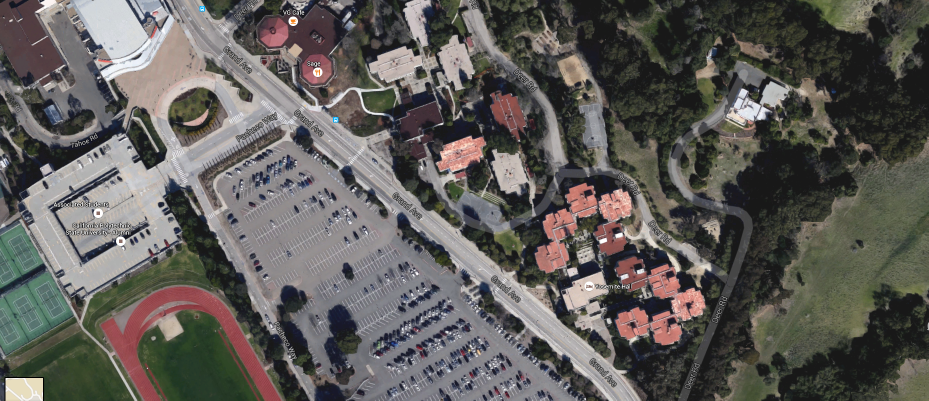
%> input picture ImageDemo/area2.tif, 1857 x 801 px (shown at 1/2 size)
$ octave execute.m   (GNU Octave 9; MATLAB toolbox functions it lacks are replaced by stand-ins)
%> lines starting %> are read from the running program, lines starting %| are printed output that depends on the picture
### ImageDemo/segmentImage.m
function quads = segmentImage(image)
    % Input is an image on Gray Scale.
    %
    % Returs 5 quadrants of the image.
    % Author: Bharat Singh

    fprintf('Starting Image Segmentation ... \n');

    % Dimensions of the Image
    dim = size(image);

    % Initializing return variable
    quads = zeros(dim(1)/2, dim(2)/2, 5, 'uint8');

    % Setting each of the five quadrants
    quads(:, :, 1) = image(1:(dim(1)/2), 1:(dim(2)/2));
    quads(:, :, 2) = image(1:(dim(1)/2), ((dim(2)/2)+1):dim(2));
    quads(:, :, 3) = image(((dim(1)/4)+1):(3* dim(1)/4), ((dim(2)/4)+1):(3* dim(2)/4));
    quads(:, :, 4) = image(((dim(1)/2)+1):dim(1), 1:(dim(2)/2));
    quads(:, :, 5) = image(((dim(1)/2)+1):dim(1), ((dim(2)/2)+1):dim(2));

### ImageDemo/learnSVMClassifier.m
function SVMStruct = learnSVMClassifier()

    % Training SVM Classifier
    folderForest = 'C:/Bharat/Masters Material/GIT Repo/ImageDeepLearning/ImageDemo/Images/forest/';
    folderAgri = 'C:/Bharat/Masters Material/GIT Repo/ImageDeepLearning/ImageDemo/Images/agricultural/';
    folderTennis = 'C:/Bharat/Masters Material/GIT Repo/ImageDeepLearning/ImageDemo/Images/tenniscourt/';
    folderParking = 'C:/Bharat/Masters Material/GIT Repo/ImageDeepLearning/ImageDemo/Images/parkinglot/';
    folderRiver = 'C:/Bharat/Masters Material/GIT Repo/ImageDeepLearning/ImageDemo/Images/river/';
    folderIntersection = 'C:/Bharat/Masters Material/GIT Repo/ImageDeepLearning/ImageDemo/Images/intersection/';
    folderResi = 'C:/Bharat/Masters Material/GIT Repo/ImageDeepLearning/ImageDemo/Images/denseresidential/';

    imagefilesForest = dir([folderForest '*.tif']);
    imagefilesAgri = dir([folderAgri '*.tif']);
    imagefilesTennis = dir([folderTennis '*.tif']);
    imagefilesParking = dir([folderParking '*.tif']);
    imagefilesRiver = dir([folderRiver '*.tif']);
    imagefilesIntersection = dir([folderIntersection '*.tif']);
    imagefilesResi = dir([folderResi '*.tif']);

    nfiles = 630;

    i = 1;
    for j = 1:90
        currentfilename = imagefilesForest(j).name;
        currentimage = imread([folderForest currentfilename]);
        images{i} = currentimage;
        images{i} = im2double(images{i});
        images{i} = rgb2gray(images{i});
        images{i} = imresize(images{i},[200 200]);
        images{i} = edge(images{i},'Canny');
        images{i} = reshape(images{i}', 1, size(images{i},1)*size(images{i},2));
        i = i + 1;
    end

    for j = 1:90
        currentfilename = imagefilesAgri(j).name;
        currentimage = imread([folderAgri currentfilename]);
        images{i} = currentimage;
        images{i} = im2double(images{i});
        images{i} = rgb2gray(images{i});
        images{i} = imresize(images{i},[200 200]);
        images{i} = edge(images{i},'Canny');
        images{i} = reshape(images{i}', 1, size(images{i},1)*size(images{i},2));
        i = i + 1;
    end

    for j = 1:90
        currentfilename = imagefilesTennis(j).name;
        currentimage = imread([folderTennis currentfilename]);
        images{i} = currentimage;
        images{i} = im2double(images{i});
        images{i} = rgb2gray(images{i});
        images{i} = imresize(images{i},[200 200]);
        images{i} = edge(images{i},'Canny');
        images{i} = reshape(images{i}', 1, size(images{i},1)*size(images{i},2));
        i = i + 1;
    end

    for j = 1:90
        currentfilename = imagefilesParking(j).name;
        currentimage = imread([folderParking currentfilename]);
        images{i} = currentimage;
        images{i} = im2double(images{i});
        images{i} = rgb2gray(images{i});
        images{i} = imresize(images{i},[200 200]);
        images{i} = edge(images{i},'Canny');
        images{i} = reshape(images{i}', 1, size(images{i},1)*size(images{i},2));
        i = i + 1;
    end

    for j = 1:90
        currentfilename = imagefilesRiver(j).name;
        currentimage = imread([folderRiver currentfilename]);
        images{i} = currentimage;
        images{i} = im2double(images{i});
        images{i} = rgb2gray(images{i});
        images{i} = imresize(images{i},[200 200]);
        images{i} = edge(images{i},'Canny');
        images{i} = reshape(images{i}', 1, size(images{i},1)*size(images{i},2));
        i = i + 1;
    end

    for j = 1:90
        currentfilename = imagefilesIntersection(j).name;
        currentimage = imread([folderIntersection currentfilename]);
        images{i} = currentimage;
        images{i} = im2double(images{i});
        images{i} = rgb2gray(images{i});
        images{i} = imresize(images{i},[200 200]);
        images{i} = edge(images{i},'Canny');
        images{i} = reshape(images{i}', 1, size(images{i},1)*size(images{i},2));
        i = i + 1;
    end

    for j = 1:90
        currentfilename = imagefilesResi(j).name;
        currentimage = imread([folderResi currentfilename]);
        images{i} = currentimage;
        images{i} = im2double(images{i});
        images{i} = rgb2gray(images{i});
        images{i} = imresize(images{i},[200 200]);
        images{i} = edge(images{i},'Canny');
        images{i} = reshape(images{i}', 1, size(images{i},1)*size(images{i},2));
        i = i + 1;
    end

    trainData = zeros(nfiles, 40000);

    for ii=1:nfiles
        trainData(ii,:) = images{ii};
    end

    a = ones(1, 90);
    b = ones(1, 540);
    b = b * -1;
    class = [a b];
    SVMStruct = svmtrain (trainData, class);

### ImageDemo/execute.m
%% Large Scale Zoomed Out Image - Manupulation

% Author : Bharat Singh

% Initialization
clear ; close all; clc

fprintf('Loading Image ... \n');
image = imread('area2.tif');
image = rgb2gray(image(1:800,1:1856,1:3));
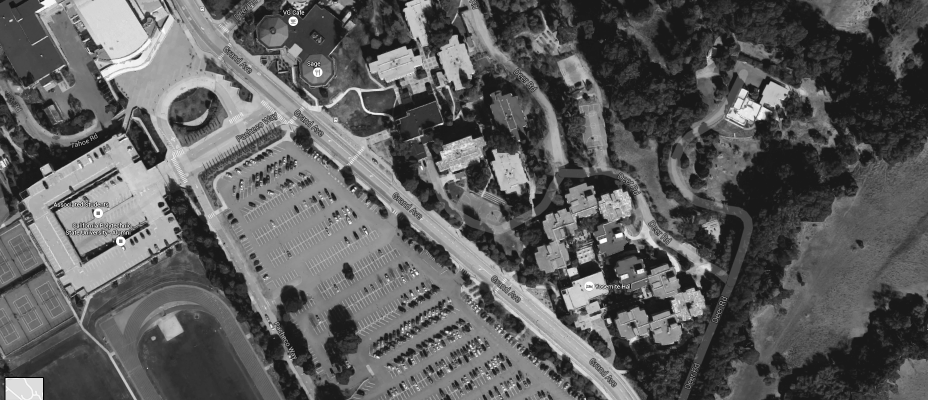
%> image: size 800x1856 uint8 (shown at 1/2 size); min 0, max 255, mean 93.1

quads = segmentImage(image);

fprintf('Plotting Segmented Image ... \n');

subplot(4,3,2),imshow(image);
subplot(4,3,4),imshow(quads(:,:,1));
%> after `imshow(quads(:,:,1))`:
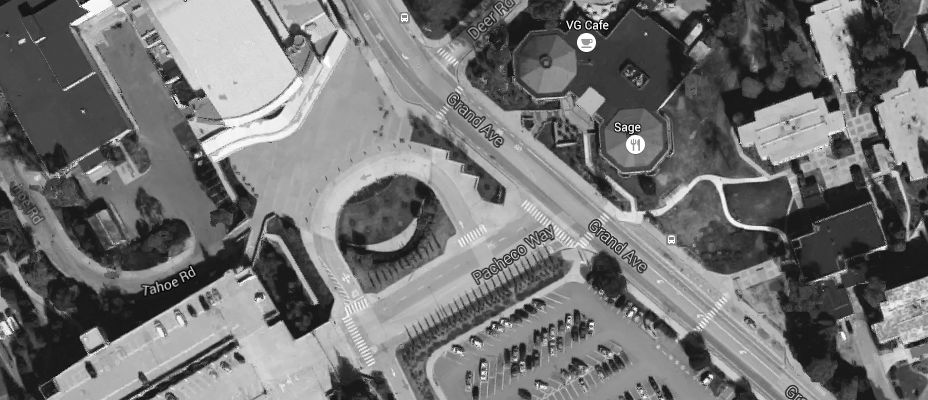
%> displayed picture: size 400x928, on the screen's scale of 0 to 255; min 3, max 255, mean 115.3
subplot(4,3,6),imshow(quads(:,:,2));
%> after `imshow(quads(:,:,2))`:
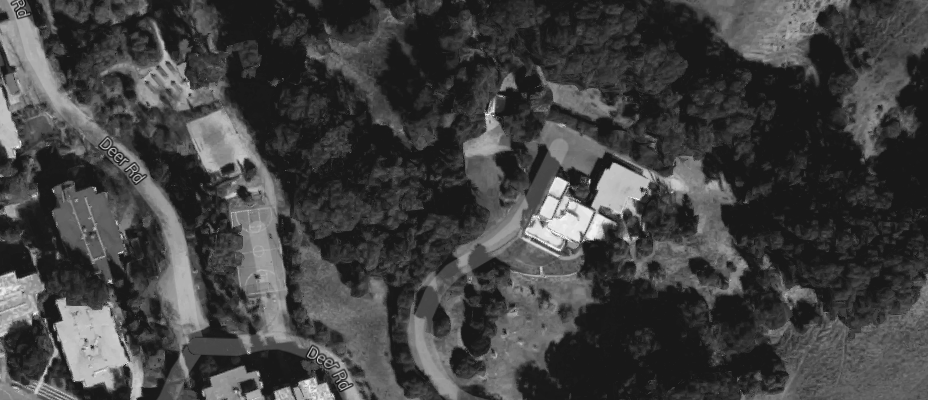
%> displayed picture: size 400x928, on the screen's scale of 0 to 255; min 13, max 253, mean 65.7
subplot(4,3,8),imshow(quads(:,:,3));
%> after `imshow(quads(:,:,3))`:
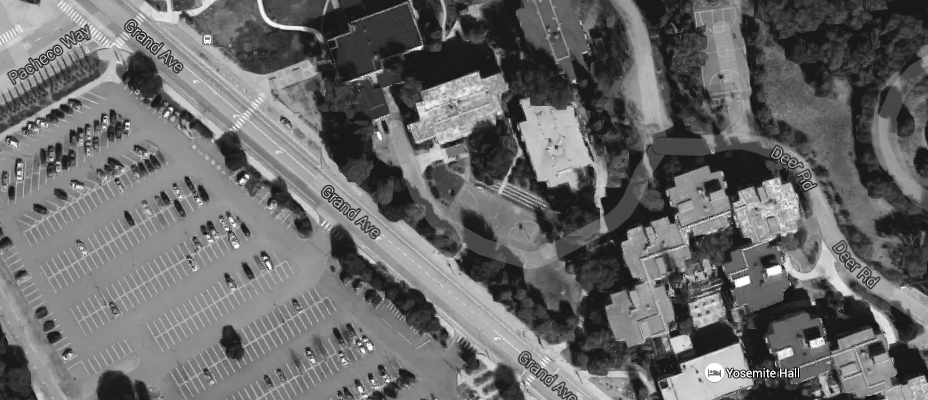
%> displayed picture: size 400x928, on the screen's scale of 0 to 255; min 7, max 255, mean 105.5
subplot(4,3,10),imshow(quads(:,:,4));
%> after `imshow(quads(:,:,4))`:
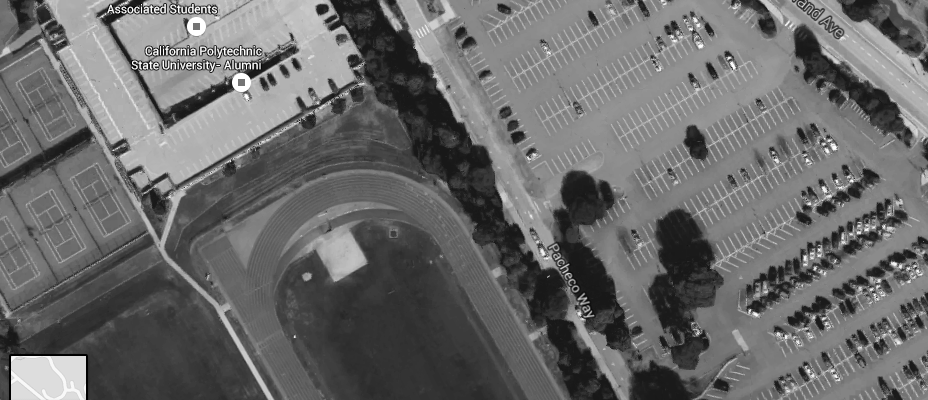
%> displayed picture: size 400x928, on the screen's scale of 0 to 255; min 0, max 255, mean 105.9
subplot(4,3,12),imshow(quads(:,:,5));
%> after `imshow(quads(:,:,5))`:
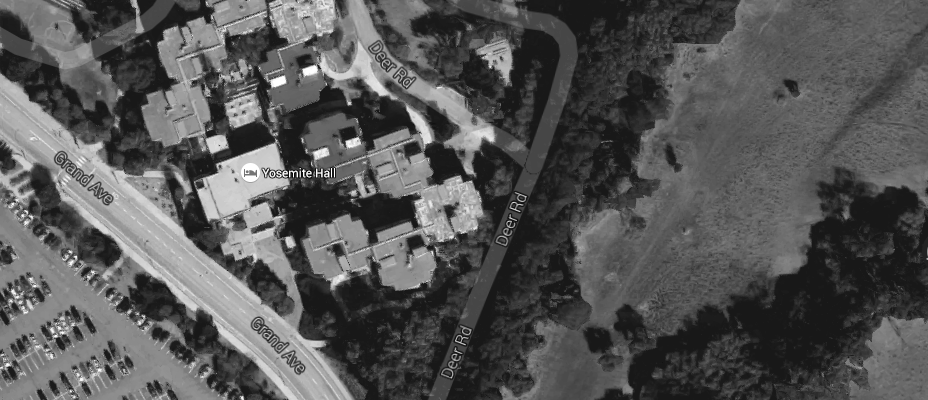
%> displayed picture: size 400x928, on the screen's scale of 0 to 255; min 7, max 255, mean 85.3
%> the run ends on the next line

fprintf('Program paused. Press enter to continue.\n');
pause;

fprintf('Start: Training Classifier ... \n');
SVMStruct = learnSVMClassifier();

$ run again, with ImageDemo/image2.jpg saved as ImageDemo/area2.tif
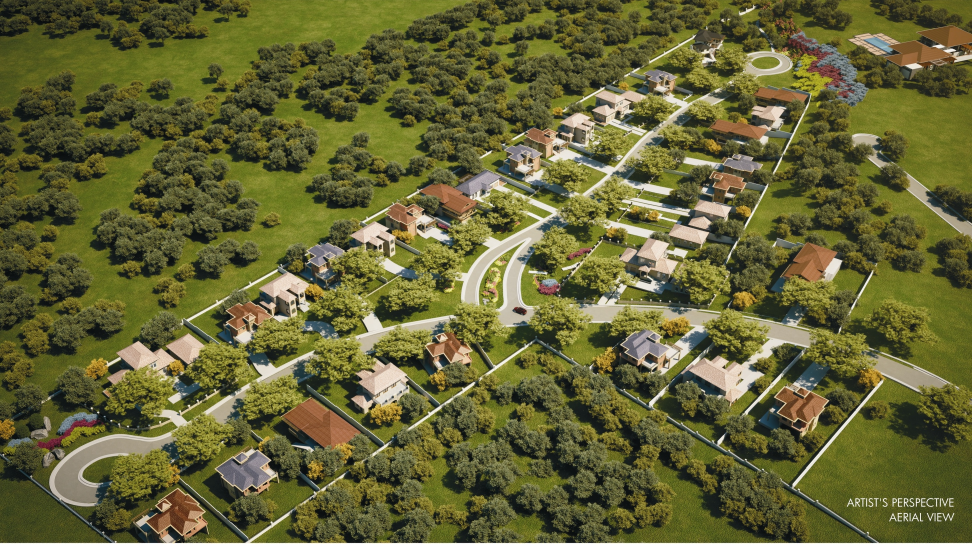
%> input picture ImageDemo/image2.jpg, 2916 x 1630 px (shown at 1/3 size)
%> `image = rgb2gray(image(1:800,1:1856,1:3));`:
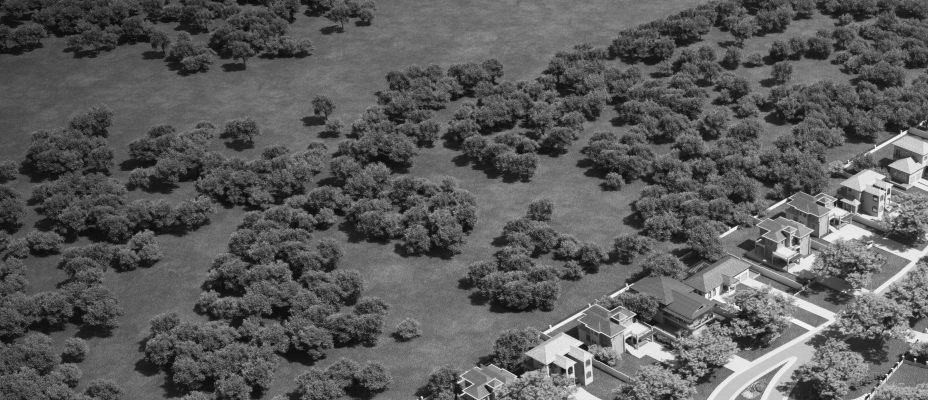
%> image: size 800x1856 uint8 (shown at 1/2 size); min 4, max 253, mean 91.1
%> `imshow(quads(:,:,5))`:
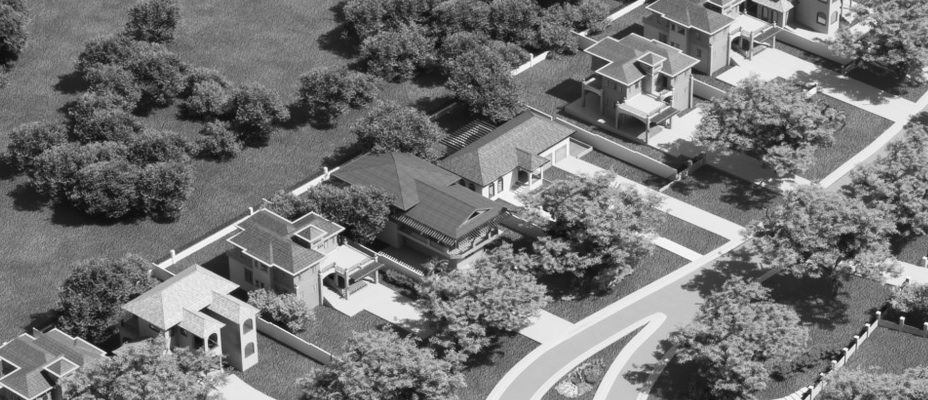
%> displayed picture: size 400x928, on the screen's scale of 0 to 255; min 9, max 253, mean 117
